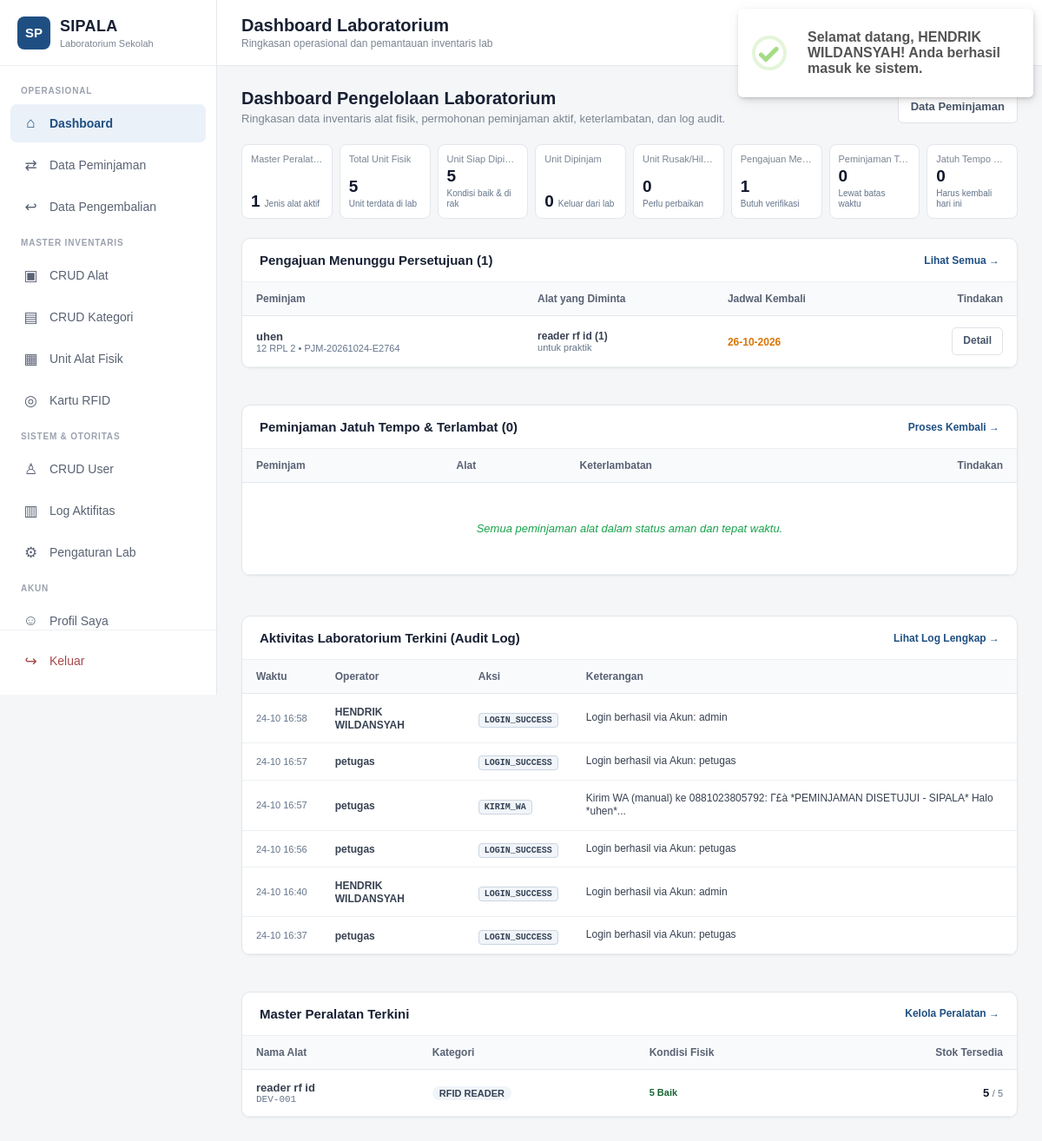
Page /admin/dashboard.php (signed in) on the committed database.
### tables this page shows
CREATE TABLE `peminjaman` (
  `id` int(10) unsigned NOT NULL AUTO_INCREMENT,
  `kode_peminjaman` varchar(30) NOT NULL,
  `user_id` int(10) unsigned NOT NULL,
  `rfid_uid` varchar(100) DEFAULT NULL,
  `rfid_verified_at` datetime DEFAULT NULL,
  `rfid_verified_by` int(10) unsigned DEFAULT NULL,
  `tanggal_pengajuan` date NOT NULL,
  `tanggal_pinjam` date NOT NULL,
  `tanggal_rencana_kembali` date NOT NULL,
  `tanggal_realisasi_kembali` date DEFAULT NULL,
  `keperluan` text NOT NULL,
  `status` enum('MENUNGGU','DISETUJUI','SIAP_DIAMBIL','DIPINJAM','MENUNGGU_PENGEMBALIAN','SELESAI','DITOLAK','TERLAMBAT','DIBATALKAN') NOT NULL DEFAULT 'MENUNGGU',
  `alasan_penolakan` text DEFAULT NULL,
  `catatan` text DEFAULT NULL,
  `disetujui_oleh` int(10) unsigned DEFAULT NULL,
  `tanggal_disetujui` datetime DEFAULT NULL,
  `created_at` timestamp NOT NULL DEFAULT current_timestamp(),
  `updated_at` timestamp NOT NULL DEFAULT current_timestamp() ON UPDATE current_timestamp(),
  PRIMARY KEY (`id`),
  UNIQUE KEY `uq_peminjaman_kode` (`kode_peminjaman`),
  KEY `idx_peminjaman_user_status` (`user_id`,`status`),
  KEY `idx_peminjaman_status` (`status`),
  KEY `idx_peminjaman_petugas` (`disetujui_oleh`),
  KEY `idx_peminjaman_tanggal_pinjam` (`tanggal_pinjam`),
  KEY `idx_peminjaman_tanggal_kembali` (`tanggal_rencana_kembali`),
  CONSTRAINT `fk_peminjaman_petugas` FOREIGN KEY (`disetujui_oleh`) REFERENCES `users` (`id`) ON UPDATE CASCADE,
  CONSTRAINT `fk_peminjaman_user` FOREIGN KEY (`user_id`) REFERENCES `users` (`id`) ON UPDATE CASCADE,
  CONSTRAINT `chk_tanggal_peminjaman` CHECK (`tanggal_rencana_kembali` >= `tanggal_pinjam`)
);

CREATE TABLE `users` (
  `id` int(10) unsigned NOT NULL AUTO_INCREMENT,
  `nama` varchar(100) NOT NULL,
  `nis` varchar(32) DEFAULT NULL,
  `username` varchar(50) NOT NULL,
  `password` varchar(255) NOT NULL,
  `role` enum('admin','petugas','peminjam') NOT NULL DEFAULT 'peminjam',
  `kelas` varchar(50) DEFAULT NULL,
  `rfid_uid` varchar(100) DEFAULT NULL,
  `no_hp` varchar(25) DEFAULT NULL,
  `alamat` text DEFAULT NULL,
  `foto` varchar(255) DEFAULT NULL,
  `status` enum('aktif','nonaktif') NOT NULL DEFAULT 'aktif',
  `created_at` timestamp NOT NULL DEFAULT current_timestamp(),
  `updated_at` timestamp NOT NULL DEFAULT current_timestamp() ON UPDATE current_timestamp(),
  PRIMARY KEY (`id`),
  UNIQUE KEY `uq_users_username` (`username`),
  UNIQUE KEY `uq_users_nis` (`nis`),
  UNIQUE KEY `uq_users_rfid` (`rfid_uid`),
  KEY `idx_users_role_status` (`role`,`status`),
  KEY `idx_users_nama` (`nama`)
);

CREATE TABLE `log_aktivitas` (
  `id` bigint(20) unsigned NOT NULL AUTO_INCREMENT,
  `user_id` int(10) unsigned DEFAULT NULL,
  `aksi` varchar(50) NOT NULL DEFAULT 'UMUM',
  `modul` varchar(50) NOT NULL DEFAULT 'SYSTEM',
  `reference_id` int(10) unsigned DEFAULT NULL,
  `aktivitas` varchar(100) NOT NULL DEFAULT '',
  `deskripsi` text NOT NULL,
  `ip_address` varchar(45) DEFAULT NULL,
  `created_at` timestamp NOT NULL DEFAULT current_timestamp(),
  PRIMARY KEY (`id`),
  KEY `idx_log_user_created` (`user_id`,`created_at`),
  KEY `idx_log_aktivitas_created` (`aktivitas`,`created_at`),
  CONSTRAINT `fk_log_user` FOREIGN KEY (`user_id`) REFERENCES `users` (`id`) ON DELETE SET NULL ON UPDATE CASCADE
);

CREATE TABLE `peralatan` (
  `id` int(10) unsigned NOT NULL AUTO_INCREMENT,
  `kode_barang` varchar(50) NOT NULL,
  `nama_barang` varchar(150) NOT NULL,
  `kategori_id` int(10) unsigned NOT NULL,
  `jumlah` int(10) unsigned NOT NULL DEFAULT 0,
  `jumlah_tersedia` int(10) unsigned NOT NULL DEFAULT 0,
  `kondisi` enum('Baik','Rusak Ringan','Rusak Berat') NOT NULL DEFAULT 'Baik',
  `lokasi` varchar(150) NOT NULL,
  `deskripsi` text DEFAULT NULL,
  `foto` varchar(255) DEFAULT NULL,
  `status` enum('aktif','nonaktif') NOT NULL DEFAULT 'aktif',
  `created_at` timestamp NOT NULL DEFAULT current_timestamp(),
  `updated_at` timestamp NOT NULL DEFAULT current_timestamp() ON UPDATE current_timestamp(),
  PRIMARY KEY (`id`),
  UNIQUE KEY `uq_peralatan_kode` (`kode_barang`),
  KEY `idx_peralatan_kategori` (`kategori_id`),
  KEY `idx_peralatan_status` (`status`),
  KEY `idx_peralatan_nama` (`nama_barang`),
  CONSTRAINT `fk_peralatan_kategori` FOREIGN KEY (`kategori_id`) REFERENCES `kategori` (`id`) ON UPDATE CASCADE,
  CONSTRAINT `chk_peralatan_stok` CHECK (`jumlah_tersedia` <= `jumlah`)
);

CREATE TABLE `kategori` (
  `id` int(10) unsigned NOT NULL AUTO_INCREMENT,
  `nama_kategori` varchar(100) NOT NULL,
  `deskripsi` text DEFAULT NULL,
  `created_at` timestamp NOT NULL DEFAULT current_timestamp(),
  `updated_at` timestamp NOT NULL DEFAULT current_timestamp() ON UPDATE current_timestamp(),
  PRIMARY KEY (`id`),
  UNIQUE KEY `uq_kategori_nama` (`nama_kategori`)
);

### admin/dashboard.php (the view, shortened to what the rows shown need)
<?php
require_once __DIR__ . '/includes/admin.php';
$stmtWaiting = $pdo->query("
    SELECT p.id, p.kode_peminjaman, p.tanggal_pengajuan, p.tanggal_rencana_kembali, p.status, p.keperluan,
           u.nama AS nama_peminjam, u.nis, u.kelas,
           COALESCE(SUM(d.jumlah), 0) AS total_item,
           GROUP_CONCAT(CONCAT(COALESCE(pr.nama_barang, d.nama_barang_snapshot, 'Alat'), ' (', d.jumlah, ')') SEPARATOR ', ') AS daftar_alat
    FROM peminjaman p
    JOIN users u ON u.id = p.user_id
    LEFT JOIN detail_peminjaman d ON d.peminjaman_id = p.id
    LEFT JOIN peralatan pr ON pr.id = d.peralatan_id
    WHERE p.status = 'MENUNGGU'
    GROUP BY p.id, p.kode_peminjaman, p.tanggal_pengajuan, p.tanggal_rencana_kembali, p.status, p.keperluan, u.nama, u.nis, u.kelas
    ORDER BY p.id DESC
    LIMIT 6
");
$pendingLoans = $stmtWaiting->fetchAll();
$isAdmin = (($_SESSION['role'] ?? '') === 'admin');
$recentLogs = [];
if ($isAdmin) {
    $stmtRecentLogs = $pdo->query("
        SELECT l.*, u.nama AS nama_user, u.username
        FROM log_aktivitas l
        LEFT JOIN users u ON u.id = l.user_id
        ORDER BY l.id DESC
        LIMIT 6
    ");
    $recentLogs = $stmtRecentLogs->fetchAll();
}
$recentEquipment = $pdo->query("
    SELECT p.id, p.kode_barang, p.nama_barang, p.jumlah, p.jumlah_tersedia, k.nama_kategori,
           COALESCE(SUM(CASE WHEN u.kondisi = 'Baik' THEN 1 ELSE 0 END), 0) AS unit_baik,
           COALESCE(SUM(CASE WHEN u.kondisi = 'Rusak Ringan' THEN 1 ELSE 0 END), 0) AS unit_rusak_ringan,
           COALESCE(SUM(CASE WHEN u.kondisi = 'Rusak Berat' THEN 1 ELSE 0 END), 0) AS unit_rusak_berat
    FROM peralatan p
    LEFT JOIN kategori k ON k.id = p.kategori_id
    LEFT JOIN unit_peralatan u ON u.peralatan_id = p.id
    WHERE p.status = 'aktif'
    GROUP BY p.id, p.kode_barang, p.nama_barang, p.jumlah, p.jumlah_tersedia, k.nama_kategori
    ORDER BY p.id DESC
    LIMIT 5
")->fetchAll();
?>
<div class="head">
    <div>
        <h2>Dashboard Pengelolaan Laboratorium</h2>
    </div>
</div>
<div style="display:grid;grid-template-columns:repeat(auto-fit, minmax(460px, 1fr));gap:20px;margin-bottom:24px;">
    <div class="panel">
        <div class="table-wrap">
            <table>
                <thead>
                    <tr>
                        <th>Peminjam</th>
                        <th>Alat yang Diminta</th>
                        <th>Jadwal Kembali</th>
                        <th style="text-align:right;">Tindakan</th>
                    </tr>
                </thead>
                <tbody>
                    <?php if (empty($pendingLoans)): ?>
                        <tr>
                            <td colspan="4"><div class="empty">Tidak ada pengajuan peminjaman baru yang menunggu.</div></td>
                        </tr>
                    <?php else: ?>
                        <?php foreach ($pendingLoans as $pl): ?>
                            <tr>
                                <td>
                                    <strong><?= e($pl['nama_peminjam']) ?></strong>
                                    <div style="font-size:11px;color:#64748b;"><?= e($pl['kelas']) ?> &bull; <?= e($pl['kode_peminjaman']) ?></div>
                                </td>
                                <td>
                                    <div style="font-size:12px;font-weight:600;"><?= e($pl['daftar_alat'] ?: '-') ?></div>
                                    <div style="font-size:11px;color:#64748b;"><?= e($pl['keperluan']) ?></div>
                                </td>
                                <td>
                                    <span style="font-size:12px;color:#d97706;font-weight:600;">
                                        <?= date('d-m-Y', strtotime($pl['tanggal_rencana_kembali'])) ?>
                                    </span>
                                </td>
                                <td style="text-align:right;">
                                    <div class="actions" style="justify-content:flex-end;">
                                        <?php if ($isAdmin): ?>
                                            <a class="btn btn-sm" href="peminjaman/detail.php?id=<?= $pl['id'] ?>">Detail</a>
                                        <?php else: ?>
                                            <a class="btn btn-sm btn-ok" href="peminjaman/index.php">Verifikasi</a>
                                        <?php endif; ?>
                                    </div>
                                </td>
                            </tr>
                        <?php endforeach; ?>
                    <?php endif; ?>
                </tbody>
            </table>
        </div>
    </div>
    <div class="panel">
        <div class="table-wrap">
            <table>
                <thead>
                    <tr>
                        <th>Peminjam</th>
                        <th>Alat</th>
                        <th>Keterlambatan</th>
                        <th style="text-align:right;">Tindakan</th>
                    </tr>
                </thead>
            </table>
        </div>
    </div>
</div>
<div style="display:grid;grid-template-columns:repeat(auto-fit, minmax(460px, 1fr));gap:20px;">
    <?php if ($isAdmin): ?>
    <div class="panel">
        <div class="table-wrap">
            <table>
                <thead>
                    <tr>
                        <th>Waktu</th>
                        <th>Operator</th>
                        <th>Aksi</th>
                        <th>Keterangan</th>
                    </tr>
                </thead>
                <tbody>
                    <?php if (empty($recentLogs)): ?>
                        <tr>
                            <td colspan="4"><div class="empty">Belum ada catatan audit aktivitas.</div></td>
                        </tr>
                    <?php else: ?>
                        <?php foreach ($recentLogs as $rl): ?>
                            <tr>
                                <td style="font-size:11px;color:#64748b;white-space:nowrap;">
                                    <?= date('d-m H:i', strtotime($rl['created_at'])) ?>
                                </td>
                                <td>
                                    <strong style="font-size:12px;"><?= e($rl['nama_user'] ?: 'Sistem') ?></strong>
                                </td>
                                <td>
                                    <span style="font-size:10px;font-weight:700;padding:2px 6px;border-radius:4px;background:#f1f5f9;color:#334155;border:1px solid #cbd5e1;font-family:monospace;">
                                        <?= e($rl['aksi'] ?: ($rl['aktivitas'] ?? 'INFO')) ?>
                                    </span>
                                </td>
                                <td style="font-size:12px;line-height:1.3;">
                                    <?= e($rl['deskripsi']) ?>
                                </td>
                            </tr>
                        <?php endforeach; ?>
                    <?php endif; ?>
                </tbody>
            </table>
        </div>
    </div>
    <?php endif; ?>
    <div class="panel">
        <div class="table-wrap">
            <table>
                <thead>
                    <tr>
                        <th>Nama Alat</th>
                        <th>Kategori</th>
                        <th>Kondisi Fisik</th>
                        <th style="text-align:right;">Stok Tersedia</th>
                    </tr>
                </thead>
                <tbody>
                    <?php if (empty($recentEquipment)): ?>
                        <tr>
                            <td colspan="4"><div class="empty">Belum ada master peralatan terdaftar.</div></td>
                        </tr>
                    <?php else: ?>
                        <?php foreach ($recentEquipment as $eq): ?>
                            <tr>
                                <td>
                                    <strong><?= e($eq['nama_barang']) ?></strong>
                                    <div style="font-size:11px;color:#64748b;font-family:monospace;"><?= e($eq['kode_barang']) ?></div>
                                </td>
                                <td>
                                    <span style="font-size:11px;background:#f1f5f9;color:#334155;padding:2px 8px;border-radius:12px;font-weight:600;">
                                        <?= e($eq['nama_kategori'] ?: 'Umum') ?>
                                    </span>
                                </td>
                                <td style="font-size:11px;">
                                    <span style="color:#166534;font-weight:600;"><?= (int)$eq['unit_baik'] ?> Baik</span>
                                </td>
                                <td style="text-align:right;">
                                    <strong style="color:#0f172a;"><?= (int)$eq['jumlah_tersedia'] ?></strong>
                                    <span style="font-size:11px;color:#64748b;">/ <?= (int)$eq['jumlah'] ?></span>
                                </td>
                            </tr>
                        <?php endforeach; ?>
                    <?php endif; ?>
                </tbody>
            </table>
        </div>
    </div>
</div>

### rows in the picture
peminjaman: user.nama "uhen", user.kelas "12 RPL 2", kode_peminjaman "PJM-20261024-E2764", daftar_alat "reader rf id (1)", keperluan "untuk praktik", tanggal_rencana_kembali "26-10-2026"
log_aktivitas: created_at "24-10 16:58", user.nama "HENDRIK WILDANSYAH", aksi "LOGIN_SUCCESS", deskripsi "Login berhasil via Akun: admin"
log_aktivitas: created_at "24-10 16:57", user.nama "petugas", aksi "LOGIN_SUCCESS", deskripsi "Login berhasil via Akun: petugas"
log_aktivitas: created_at "24-10 16:57", user.nama "petugas", aksi "KIRIM_WA", deskripsi "Kirim WA (manual) ke 0881023805792: Γ£à *PEMINJAMAN DISETUJUI - SIPALA* Halo *uhen*..."
log_aktivitas: created_at "24-10 16:56", user.nama "petugas", aksi "LOGIN_SUCCESS", deskripsi "Login berhasil via Akun: petugas"
log_aktivitas: created_at "24-10 16:40", user.nama "HENDRIK WILDANSYAH", aksi "LOGIN_SUCCESS", deskripsi "Login berhasil via Akun: admin"
log_aktivitas: created_at "24-10 16:37", user.nama "petugas", aksi "LOGIN_SUCCESS", deskripsi "Login berhasil via Akun: petugas"
peralatan: nama_barang "reader rf id", kode_barang "DEV-001", kategori.nama_kategori "RFID READER", unit_baik "5", jumlah_tersedia "5", jumlah "5"

### other values in the picture
$title "Dashboard Laboratorium"
$subtitle "Ringkasan operasional dan pemantauan inventaris lab"
$totalJenisAlat "1"
$totalUnits "5"
$unitTersedia "5"
$unitDipinjam "0"
$unitRusak "0"
$pengajuanMenunggu "1"
$peminjamanTerlambat "0"
$jatuhTempoHariIni "0"
count($pendingLoans) "1"
count($overdueLoans) "0"
